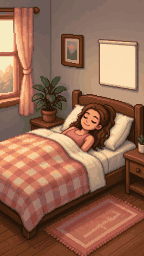
#> input picture assets/story/bedroom.png, 144 x 256 px
$ python make_intro_art.py
#> lines starting #> are read from the running program, lines starting #| are printed output that depends on the picture; after the words box and inside, x2 and y2 are one past the last pixel; in counts of white or black regions, pixels touching at a corner belong together
"""
Genera el arte extra de la intro a partir de assets/story/bedroom.png (144x256):

  assets/story/bedroom_empty.png  -> la misma habitación con la cama VACÍA (Ane ya se ha
                                     levantado): donde estaba dormida queda el edredón
                                     revuelto, hecho con la textura de la propia colcha.

Uso: python tools/make_intro_art.py
"""
from pathlib import Path
from PIL import Image, ImageDraw

ROOT = Path(__file__).resolve().parent.parent
SRC = ROOT / 'assets/story/bedroom.png'
OUT = ROOT / 'assets/story/bedroom_empty.png'

OUTLINE = (92, 40, 38)      # contorno del bulto del edredón
SHADOW = (150, 72, 64)      # sombra en los pliegues
PILLOW_LINE = (122, 82, 60)  # contorno de la almohada


def main():
    im = Image.open(SRC).convert('RGB')
#> im is the input picture: PIL image 144x256 RGB; mean R, G, B 149.4, 104.6, 82.5
    W, H = im.size
#> W = 144; H = 256
    px = im.load()

    # 1) Cabecero: se reconstruye la tabla de madera detrás del pelo copiando el perfil
    #    vertical de una columna limpia (x=121) siguiendo la inclinación del borde superior.
    def top_edge(x):            # borde superior del cabecero (sube hacia la izquierda)
        return 92 + (x - 74) * 0.196
    ref_x = 121
    ref_top = top_edge(ref_x)
    ref = [px[ref_x, y] for y in range(H)]
#> ref = 256 items, first 6: (136, 110, 99), (136, 110, 99), (136, 110, 99), (136, 110, 99), (136, 110, 99), (136, 110, 99)
    for x in range(70, 118):
        dy = round(top_edge(x) - ref_top)
        for y in range(int(top_edge(x)) + 1, 120):
            sy = y - dy
            # textura: alterna columnas de referencia para que no quede plano
            col = px[ref_x + (x % 3), sy] if 0 <= sy < H else ref[min(H - 1, max(0, sy))]
            px[x, y] = col

    def poly_mask(points):
        mk = Image.new('L', (W, H), 0)
#> mk: PIL image 144x256 L; every value is 0
        ImageDraw.Draw(mk).polygon(points, fill=255)
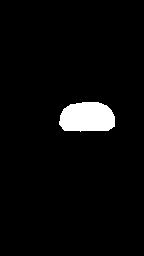
#> mk: PIL image 144x256 L; 3.8% white; 1 white region, box (x1, y1, x2, y2) and area: (59, 102, 115, 132) 1404
        return mk.load()

    def outline(mk, color):
        for y in range(1, H - 1):
            for x in range(1, W - 1):
                if mk[x, y] and (not mk[x - 1, y] or not mk[x + 1, y] or not mk[x, y - 1] or not mk[x, y + 1]):
                    px[x, y] = color

    # 2) Almohada: tapa el pelo y la cara con una almohada crema con un hueco en el centro
    pillow = poly_mask([(60, 116), (63, 109), (70, 104), (82, 102), (98, 102), (106, 105), (111, 110),
                        (114, 116), (114, 126), (108, 130), (80, 131), (64, 130), (59, 124)])
    P_HI, P_LIGHT, P_MID, P_SHADOW = (250, 226, 186), (238, 208, 166), (220, 186, 146), (196, 160, 124)
    for y in range(H):
        for x in range(W):
            if not pillow[x, y]:
                continue
            # hueco suave donde estaba la cabeza (dos tonos) y sombra en la base
            dx, dy = (x - 88) / 16, (y - 117) / 7
            e = dx * dx + dy * dy
            if e < 0.45:
                c = P_SHADOW if dy < 0.2 else P_MID
            elif e < 1:
                c = P_MID if dy < 0.5 else P_LIGHT
            elif y > 125:
                c = P_MID
            elif not pillow[x, y - 2]:
                c = P_HI
            else:
                c = P_LIGHT
            px[x, y] = c
    outline(pillow, PILLOW_LINE)

    # 3) Edredón echado hacia atrás (textura de la propia colcha) tapando el cuerpo
    duvet_pts = [(56, 132), (62, 126), (70, 128), (78, 124), (88, 127), (98, 123), (106, 126),
                 (112, 131), (114, 142), (112, 151), (104, 154), (90, 154), (78, 149), (66, 143)]
    duvet = poly_mask(duvet_pts)
#> in poly_mask (call 2), `ImageDraw.Draw(mk).polygon(points, fill=255)`:
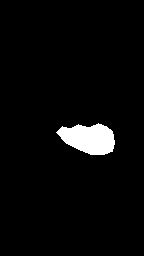
#> mk: PIL image 144x256 L; 3.6% white; 1 white region, box (x1, y1, x2, y2) and area: (56, 123, 115, 155) 1314
    src = im.copy().load()
    for y in range(H):
        for x in range(W):
            if not duvet[x, y]:
                continue
            r, g, b = src[max(0, min(W - 1, x - 58)), max(0, min(H - 1, y + 46))]
            k = 1.1 - (y - 122) / 32 * 0.22      # luz arriba (ventana), sombra abajo
            px[x, y] = (min(255, int(r * k)), min(255, int(g * k)), min(255, int(b * k)))
    d = ImageDraw.Draw(im)
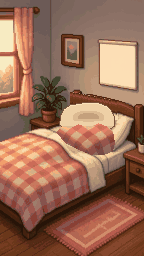
#> im: PIL image 144x256 RGB; mean R, G, B 153, 107.9, 85.6
    d.line([(64, 136), (74, 140), (86, 141)], fill=SHADOW, width=1)
    d.line([(92, 133), (100, 138), (108, 139)], fill=SHADOW, width=1)
    d.line([(80, 146), (92, 149), (104, 148)], fill=SHADOW, width=1)
    outline(duvet, OUTLINE)
    # brillo en el canto superior del edredón
    for x in range(58, 112):
        for y in range(118, 140):
            if duvet[x, y] and px[x, y] == OUTLINE and y + 1 < H and duvet[x, y + 1]:
                r, g, b = px[x, y + 1]
                px[x, y + 1] = (min(255, r + 40), min(255, g + 36), min(255, b + 30))
                break

    im.save(OUT)
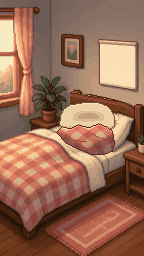
#> saved as bedroom_empty.png: PIL image 144x256 RGB; mean R, G, B 152.7, 107.6, 85.4
    print('ok', OUT)


if __name__ == '__main__':
    main()
